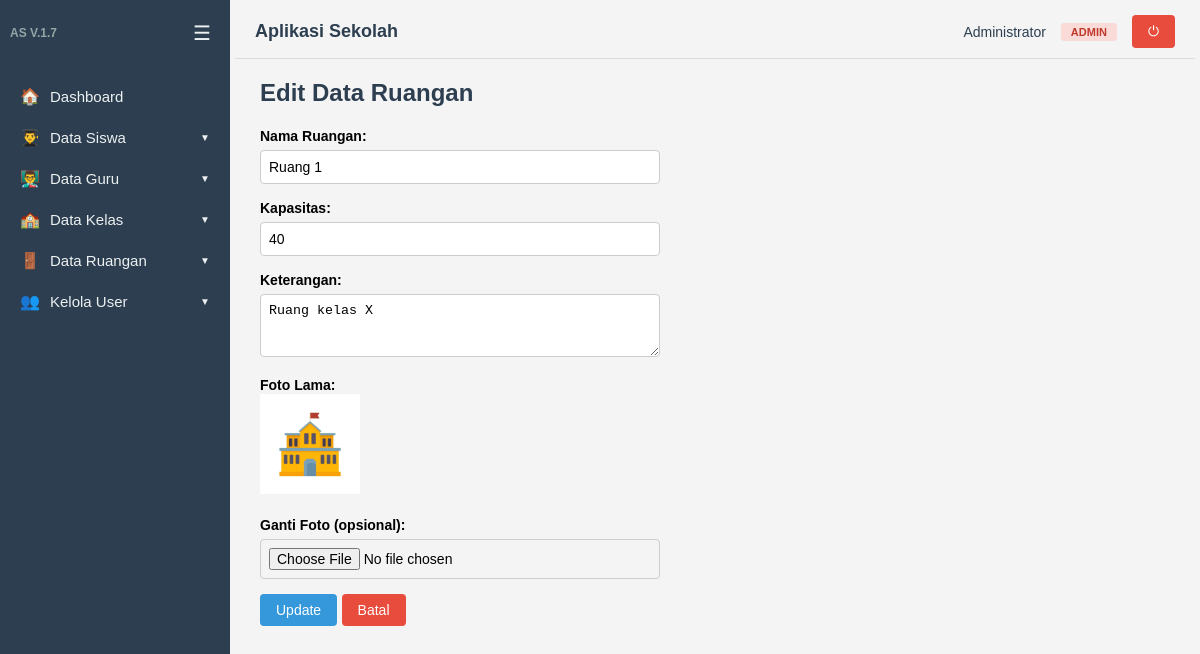
/ruang/edit.php?id=1 (signed in), run on the app's committed database.
### tables this page shows
CREATE TABLE `dataruang` (
  `id_ruang` int(11) NOT NULL,
  `nama_ruang` varchar(100) NOT NULL,
  `kapasitas` int(11) DEFAULT 0,
  `keterangan` text DEFAULT NULL,
  `foto` varchar(100) DEFAULT NULL
);

### ruang/edit.php (the view, shortened to what this page needs)
<?php
include dirname(__DIR__) . '/auth.php';
$id = isset($_GET['id']) ? (int)$_GET['id'] : 0;
$data = mysqli_query($koneksi, "SELECT * FROM dataruang WHERE id_ruang=$id");
$ruang = mysqli_fetch_assoc($data);
include dirname(__DIR__) . '/layout/header.php';
?>
<h2>Edit Data Ruangan</h2>
<form action="update.php" method="post" enctype="multipart/form-data">
    <label>Nama Ruangan:</label><br>
    <input type="text" name="nama_ruang" value="<?= htmlspecialchars($ruang['nama_ruang']); ?>" required><br>
    <label>Kapasitas:</label><br>
    <input type="number" name="kapasitas" value="<?= htmlspecialchars($ruang['kapasitas']); ?>" min="0" required><br>
    <label>Keterangan:</label><br>
    <textarea name="keterangan" rows="3" style="width:100%; max-width:400px; padding:8px; margin:5px 0 15px; border:1px solid #ccc; border-radius:4px;"><?= htmlspecialchars($ruang['keterangan']); ?></textarea><br>
    <label>Foto Lama:</label><br>
    <img src="<?= BASE_URL; ?>/uploads/foto_ruang/<?= $ruang['foto'] ?: 'default-ruang.jpg'; ?>" width="100"><br><br>
    <label>Ganti Foto (opsional):</label><br>
    <input type="file" name="foto" accept="image/*"><br>
    <button class="btn" type="submit">Update</button>
    <a class="btn btn-danger" href="tampil.php">Batal</a>
</form>
<?php include dirname(__DIR__) . '/layout/footer.php'; ?>

### layout/header.php (style rules this page uses)
* { box-sizing: border-box; margin: 0; padding: 0; }
body { font-family: Arial, Helvetica, sans-serif; background: #f4f4f4; display: flex; min-height: 100vh; }
h2 { margin-bottom: 20px; color: #2c3e50; }
label { font-weight: bold; font-size: 14px; }
input[type=text], input[type=date], input[type=number], input[type=file], select { padding: 8px; width: 100%; max-width: 400px; margin: 5px 0 15px; border: 1px solid #ccc; border-radius: 4px; font-size: 14px; }
.btn { display: inline-block; background: #3498db; color: #fff; border: 0; padding: 8px 16px; border-radius: 4px; cursor: pointer; text-decoration: none; font-size: 14px; }
.btn-danger { background: #e74c3c; }

### data on the page
dataruang: nama_ruang "Ruang 1", kapasitas "40", keterangan "Ruang kelas X", foto (placeholder picture)

### other printed values
$item['icon'] "🏠"
$item['label'] "Dashboard"
$item['icon'] "👨‍🎓"
$item['label'] "Data Siswa"
$item['icon'] "👨‍🏫"
$item['label'] "Data Guru"
$item['icon'] "🏫"
$item['label'] "Data Kelas"
$item['icon'] "🚪"
$item['label'] "Data Ruangan"
$item['icon'] "👥"
$item['label'] "Kelola User"
$user['nama_lengkap'] "Administrator"
$roleLabels[$user['role']] "ADMIN"
